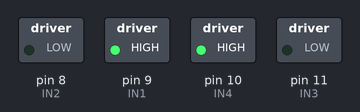
Bench run of a sketch on a simulated Arduino Uno, built with avr-gcc and run on an emulated ATmega328P. Shown: switched loads named in the sketch (green lamp = pin HIGH).

Above: at 0.1 s.
Timing chart, 0 to 1.6 s (numbered marks = the images above):
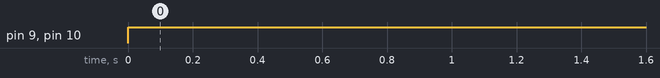

The sketch:

20240501_self_driving_robot.ino
```cpp
//C++ code
//
#define IN1 9 // 핀 번호는 자신의 환경에 맞도록 설정
#define IN2 8
// #define ENR 9
#define IN3 11
#define IN4 10
// #define ENL 10

void setup()
{
    //pinMode (LED BUILTIN, OUTPUT);
    pinMode (IN1, OUTPUT);
    pinMode (IN2, OUTPUT);
    pinMode (IN3, OUTPUT);
    pinMode (IN4, OUTPUT);
//    pinMode (ENL, OUTPUT);
////    pinMode (ENR, OUTPUT);
}

void motor_l(int speed)
{
  if (speed >=0)
  {
    digitalWrite(IN1, LOW);
    digitalWrite(IN2, HIGH);
    //analogWrite (ENL, speed); // 0-255
  }
  else
  {
    digitalWrite(IN1, HIGH);
    digitalWrite(IN2, LOW);
    //analogWrite (ENL, -speed);
  }
}

void motor_r(int speed)
{
  if (speed >=0)
  {
    digitalWrite(IN3, LOW);
    digitalWrite(IN4, HIGH);
   // analogWrite (ENR, speed); // 0-255
  }
  else
  {
    digitalWrite(IN3, HIGH);
    digitalWrite(IN4, LOW);
    //analogWrite (ENR, -speed);
  }
}

void loop()
{
    motor_l(-30);
    motor_r(40);
}
```

Measured:
- by itself, pin 9 (IN1), pin 10 (IN4): LOW → HIGH at 0.00 s
